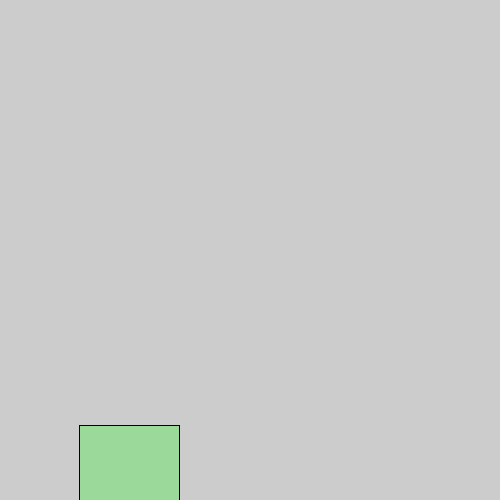
Frame 1 (no input)
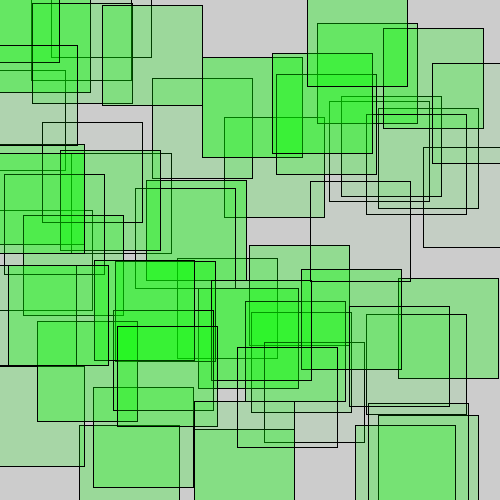
Frame 60 (the mouse pressed at the canvas centre just before this capture)
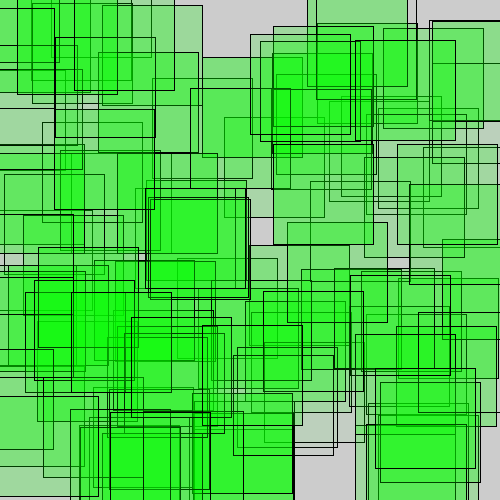
Frame 120 (the mouse held since frame 60 and released just before this capture)

The Processing sketch that drew these frames (run headless with seeded random() and noise(); from frame 60 on, the mouse is pressed at the canvas centre):

// Processing sketch: processing_129335
// ── processing_129335.pde

void setup() {
 size(500, 500) ;
rectMode(CENTER) ;

}

void draw() {
  //background(#FFFFFF) ;
  
  fill(#03FF00, random(100)) ;
  rect(random(width), random(height), 100, 100);
}
